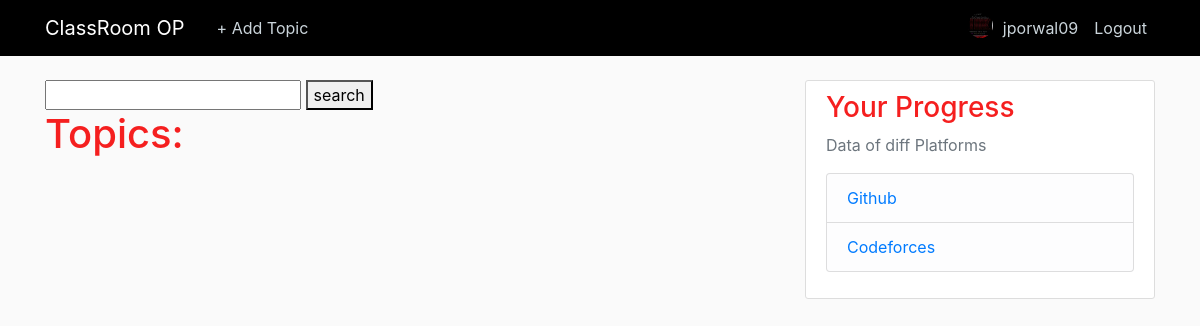
The app's page /userfp/ (signed in), older data.
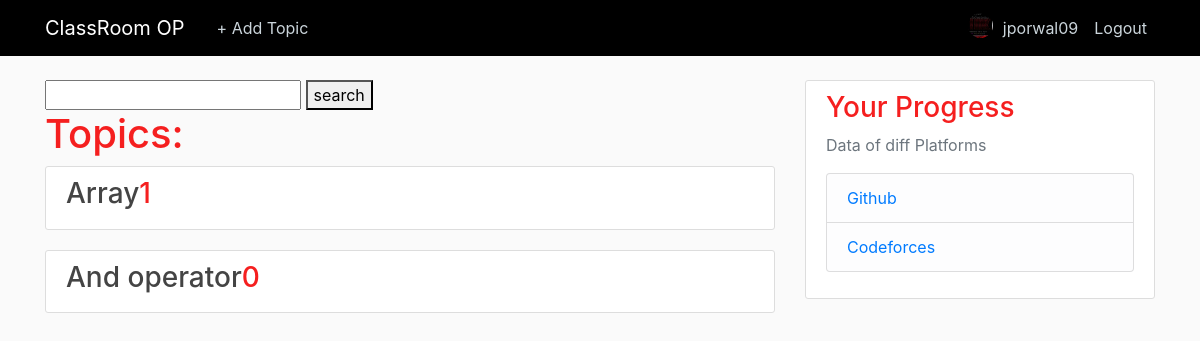
The same page, newer data.
### users/models.py (models this page shows, shortened)
class Profile(models.Model):
	user = models.OneToOneField(User, on_delete= models.CASCADE)
	image = models.ImageField(default = 'default.png', upload_to = 'profile_pics')

### resource/models.py (models this page shows, shortened)
class Topic(models.Model):
	name = models.CharField(max_length=500,null=False,blank=False)
	created = models.DateTimeField('date created', default = timezone.now)
	last_updated = models.DateTimeField('last updated', default = timezone.now)
	user =  models.ForeignKey(User,on_delete=models.PROTECT)

### resource/views.py (the view)
# urls.py: path('userfp/', res_views.userhome , name = 'userhome'),
@login_required
def userhome(request):
    context = {
        'topic': Topic.objects.all().annotate(Material_count=Count('material')).order_by('-Material_count')
    }
    if 'qname' in request.GET:
    	query = request.GET['qname']
    	print(query)
    	if query != "":
    		topicop = Topic.objects.filter(name__icontains =query).annotate(Material_count=Count('material')).order_by('-Material_count')
    		context['topicop'] = topicop
    return render(request, 'resource/userhome.html', context)

### resource/templates/resource/userhome.html (shortened to what this page needs)
{% extends "users/home.html" %}
{% block content %}
  <form method="get">
    <input type="text" name="qname">
    <button type="submit">search </button>
  </form>
    <h1>Topics:</h1>
    {% for topic in topic %}
        <article class="media content-section">
          <div class="media-body">
            <h3><a class="article-title" href="{% url 'detail' topic.id %}">{{ topic.name }}</a>{{ topic.Material_count }}</h3>
          </div>
        </article>
    {% endfor %}
{% endblock content %}

### users/templates/users/home.html (shortened to what this page needs)
{% load static %}
<!DOCTYPE html>
<html>
<head>
    <link rel="stylesheet" href="https://maxcdn.bootstrapcdn.com/bootstrap/4.0.0/css/bootstrap.min.css">
    <link rel="stylesheet" type="text/css" href="{% static 'users/main.css' %}">
</head>
<body>
	<header class="site-header">
  <nav class="navbar navbar-expand-md navbar-dark bg-steel fixed-top">
    <div class="container">
      <a class="navbar-brand mr-4" href="{% url 'userhome' %}">ClassRoom OP</a>
      <div class="collapse navbar-collapse" id="navbarToggle">
        <div class="navbar-nav mr-auto">
          {% if user.is_authenticated %}
          <a class="nav-item nav-link" href="{% url 'addtopic' %}">+ Add Topic</a>
          {% else %}
          <a class="nav-item nav-link" href="#">About</a>
          {% endif %}
        </div>
        <div class="navbar-nav">
          {% if user.is_authenticated %}
          <img class="rounded-circle article-img" src="{{ user.profile.image.url }}">
          <a class="nav-item nav-link" href="{% url 'profile' %}">{{ user.username }}</a>
          <a class="nav-item nav-link" href="{% url 'logout' %}">Logout</a>
          {% else %}
          <a class="nav-item nav-link" href="{% url 'login' %}">Login</a>
          <a class="nav-item nav-link" href="{% url 'register' %}">Register</a>
          {% endif %}
        </div>
      </div>
    </div>
  </nav>
</header>
<main role="main" class="container">
  <div class="row">
    <div class="col-md-8">
      {% block content %}{% endblock %}
    </div>
    <div class="col-md-4">
      <div class="content-section">
        <h3>Your Progress</h3>
        <p class='text-muted'>Data of diff Platforms
          <ul class="list-group">
            <li class="list-group-item list-group-item-light"><a href="/github">Github</a></li>
            <li class="list-group-item list-group-item-light"><a href="/cf">Codeforces</a></li>
          </ul>
        </p>
      </div>
    </div>
  </div>
</main>
</body>
</html>

### users/static/users/main.css (style rules this page uses)
body { background: #fafafa; color: #333333; margin-top: 5rem; }
h1, h2, h3, h4, h5, h6 { color: #f51f1f; }
ul { margin: 0; }
.bg-steel { background-color: #000000; }
.site-header .navbar-nav .nav-link { color: #cbd5db; }
.content-section { background: #ffffff; padding: 10px 20px; border: 1px solid #dddddd; border-radius: 3px; margin-bottom: 20px; }
.article-title { color: #444444; }
.article-img { height: 25px; width: 25px; margin-top: 5px; margin-right: 2px; }

Row changes from the older to the newer data that the page shows:
added Topic: name "Array", Material_count "1"
added Topic: name "And operator", Material_count "0"
